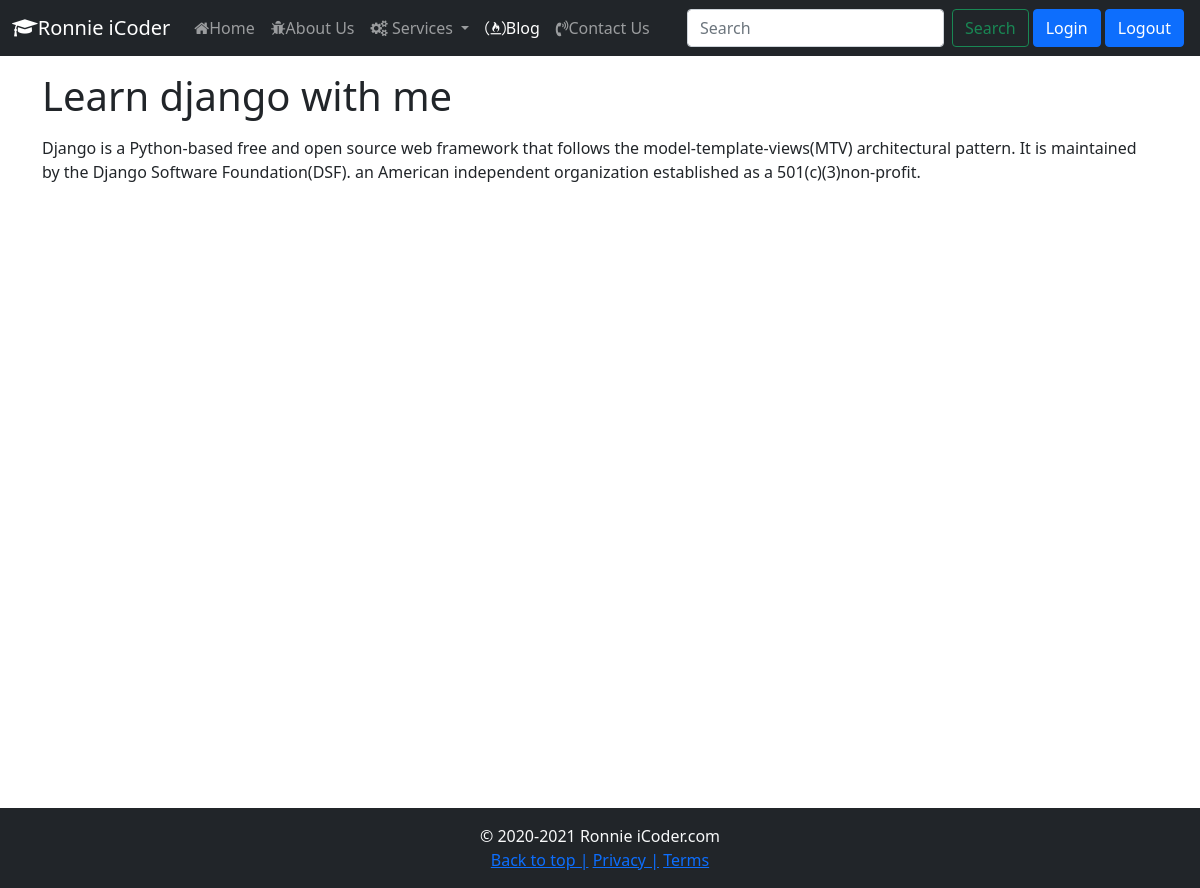
/blogpost/django-tutorial/, run on the app's committed database.
### home/models.py (models this page shows, shortened)
class Blog(models.Model):
    sno = models.AutoField(primary_key=True)
    title = models.CharField(max_length=200)
    content = models.TextField()
    slug = models.CharField(max_length=100)
    time=models.DateTimeField(auto_now_add=True)

### home/views.py (the view)
# urls.py: path("blogpost/<slug:slug>/", views.blogpost, name='blog'),
def blogpost(request, slug):
    blog = Blog.objects.filter(slug=slug).first()
    context = {'blog':blog}
    return render(request,'blogpost.html',context)

### templates/blogpost.html (shortened to what this page needs)
{% extends 'base.html' %}
{% block Blogactive %}active{% endblock Blogactive %}
{% block body %}
<div class="container my-3">
    <h1>{{blog.title}}</h1>
    <div class="my-3">
        {{blog.content | safe}}
    </div>
</div>
{% endblock body %}

### templates/blogpost.html (style rules this page uses)
.container { min-height: 90vh; }

### data on the page
Blog: title "Learn django with me", content "Django is a Python-based free and open source web framework that follows the model-template-views(MTV) architectural pattern. It is maintained by the Django Software Foundation(DSF). an American independent organization established as a 501(c)(3)non-profit."
